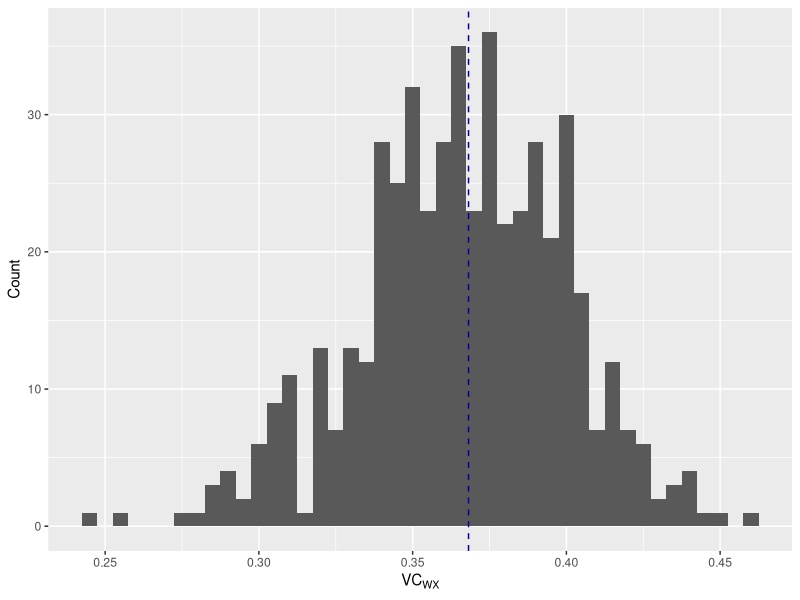

This figure's R source:
# Simulate data sets and store
rm(list=ls())
library(MASS)
set.seed(125)

# Set up storage
n.sim = 500
n.sub = 1000
datasets.sub = array(0, c(n.sub, 4, n.sim))
# Col1: biomarker (M). Col2 = FR (R). Col3 = FFQ (W). Col4 = TDI (X)

# Mean and sd parameters drawn from Table 3 Prentice et al. (2011)
# Truth X~N(mu.x, sig.x^2)
mu.x = log(2141)
sig.x = log(14)
for(i in 1:n.sim)
{
  datasets.sub[,4,i] = rnorm(n.sub, mu.x, sig.x)
}


# Simulation settings:
# Consider sig.m = alpha*sig.x for alpha = 0.5
# (M, R, W) are MVN_3; mu.m = mu.m + lambda.mx*X; mu.r = mu.r + lambda.rx*X; mu.w = mu.w + lambda.wx*X; 
# Sigma: covariance matrix of (M, R, W) errors. Key assumption is this is diagonal!
mu.m = 0
mu.r = 0
mu.w = log(1485)
lambda.mx = 1
lambda.rx = 0.8 #0.95, 0.8
lambda.wx = 0.5 #0.9, 0.5
lambda = matrix(c(lambda.mx, lambda.rx, lambda.wx), nrow=3)
alpha = 0.5; sig.m = alpha*sig.x           # Consider best case scenario 
sig.r = log(21)
sig.w = log(28)
rho.mr = 0
rho.mw = 0
rho.rw = 0 #0, 0.1, 0.3, 0.5
Sigma = matrix(NA, 3,3)
Sigma[1,] = c(sig.m^2, sig.m*rho.mr*sig.r, sig.m*rho.mw*sig.w)
Sigma[2,] = c(sig.m*rho.mr*sig.r, sig.r^2, sig.r*rho.rw*sig.w)
Sigma[3,] = c(sig.m*rho.mw*sig.w, sig.r*rho.rw*sig.w, sig.w^2)

for(i in 1:n.sim)
{
  datasets.sub[,1:3,i] = mvrnorm(n.sub, c(mu.m, mu.r, mu.w), Sigma) + t(lambda%*%datasets.sub[,4,i])
}

# True validity coefficient!
vc.tilde = (lambda.wx*sig.x^2)/(sqrt(lambda.wx^2*sig.x^2 + sig.w^2)*sig.x)


###### METHOD OF TRIADS APPROACH TO ASSESSING VALIDITY OF DIETARY INTAKE INSTRUMENT #############

vc.est.store = matrix(as.double(NA), nrow=n.sim, ncol=1)

for(i in 1:n.sim)
{
  # Validity coefficient = sqrt(rho_MW*rho_WR/rho_MR)
  # Col1: biomarker (M). Col2 = FR (R). Col3 = FFQ (W). Col4 = TDI (X)
  dat = datasets.sub[,-4,i]
  rho_MW = cor(dat[,1], dat[,3])
  rho_WR = cor(dat[,2], dat[,3])
  rho_MR = cor(dat[,1], dat[,2])
  vc.wx = sqrt(rho_MW*rho_WR/rho_MR)
  vc.est.store[i,] = vc.wx
}


## Plot some results
library(ggplot2)
dat = data.frame(vc.est.store)
names(dat) = c("vc.est")

ggplot()+
  geom_histogram(aes(vc.est), data=dat, binwidth = 0.005)+
  labs(x=expression(VC[WX]), y="Count")+
  geom_vline(xintercept=vc.tilde, colour="#000099", linetype="dashed")



